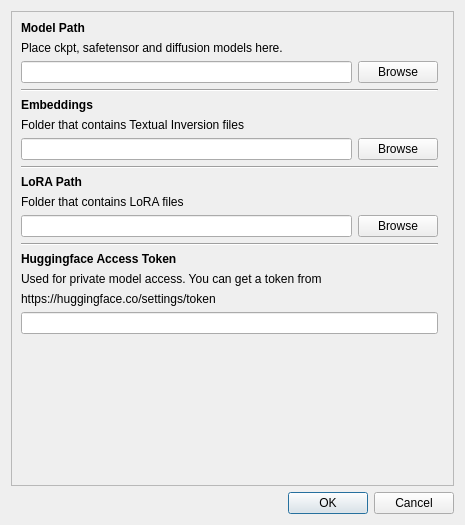
<?xml version="1.0" encoding="UTF-8"?>
<ui version="4.0">
 <class>Dialog</class>
 <widget class="QDialog" name="Dialog">
  <property name="geometry">
   <rect>
    <x>0</x>
    <y>0</y>
    <width>465</width>
    <height>525</height>
   </rect>
  </property>
  <property name="minimumSize">
   <size>
    <width>0</width>
    <height>525</height>
   </size>
  </property>
  <property name="windowTitle">
   <string>Dialog</string>
  </property>
  <layout class="QGridLayout" name="gridLayout">
   <item row="1" column="0">
    <widget class="QDialogButtonBox" name="buttonBox">
     <property name="orientation">
      <enum>Qt::Horizontal</enum>
     </property>
     <property name="standardButtons">
      <set>QDialogButtonBox::Cancel|QDialogButtonBox::Ok</set>
     </property>
    </widget>
   </item>
   <item row="0" column="0">
    <widget class="QFrame" name="frame">
     <property name="frameShape">
      <enum>QFrame::StyledPanel</enum>
     </property>
     <property name="frameShadow">
      <enum>QFrame::Raised</enum>
     </property>
     <layout class="QGridLayout" name="gridLayout_2">
      <item row="14" column="0" colspan="2">
       <widget class="QLabel" name="label_9">
        <property name="text">
         <string>https://huggingface.co/settings/token</string>
        </property>
        <property name="openExternalLinks">
         <bool>false</bool>
        </property>
       </widget>
      </item>
      <item row="6" column="0">
       <layout class="QHBoxLayout" name="horizontalLayout_2">
        <item>
         <widget class="QLineEdit" name="embeddings_path"/>
        </item>
        <item>
         <widget class="QPushButton" name="embeddings_browse_button">
          <property name="text">
           <string>Browse</string>
          </property>
         </widget>
        </item>
       </layout>
      </item>
      <item row="2" column="0">
       <layout class="QHBoxLayout" name="horizontalLayout">
        <item>
         <widget class="QLineEdit" name="sd_path"/>
        </item>
        <item>
         <widget class="QPushButton" name="browseButton">
          <property name="text">
           <string>Browse</string>
          </property>
         </widget>
        </item>
       </layout>
      </item>
      <item row="5" column="0" colspan="2">
       <widget class="QLabel" name="label_6">
        <property name="text">
         <string>Folder that contains Textual Inversion files</string>
        </property>
       </widget>
      </item>
      <item row="10" column="0">
       <layout class="QHBoxLayout" name="horizontalLayout_3">
        <item>
         <widget class="QLineEdit" name="lora_path"/>
        </item>
        <item>
         <widget class="QPushButton" name="lora_browse_button">
          <property name="text">
           <string>Browse</string>
          </property>
         </widget>
        </item>
       </layout>
      </item>
      <item row="1" column="0" colspan="2">
       <widget class="QLabel" name="label_2">
        <property name="text">
         <string>Place ckpt, safetensor and diffusion models here.</string>
        </property>
        <property name="alignment">
         <set>Qt::AlignLeading|Qt::AlignLeft|Qt::AlignTop</set>
        </property>
        <property name="wordWrap">
         <bool>true</bool>
        </property>
       </widget>
      </item>
      <item row="13" column="0" colspan="2">
       <widget class="QLabel" name="label_4">
        <property name="text">
         <string>Used for private model access. You can get a token from</string>
        </property>
        <property name="alignment">
         <set>Qt::AlignLeading|Qt::AlignLeft|Qt::AlignTop</set>
        </property>
        <property name="wordWrap">
         <bool>true</bool>
        </property>
       </widget>
      </item>
      <item row="3" column="0">
       <widget class="Line" name="line">
        <property name="orientation">
         <enum>Qt::Horizontal</enum>
        </property>
       </widget>
      </item>
      <item row="9" column="0">
       <widget class="QLabel" name="label_8">
        <property name="text">
         <string>Folder that contains LoRA files</string>
        </property>
       </widget>
      </item>
      <item row="15" column="0">
       <widget class="QLineEdit" name="hf_token"/>
      </item>
      <item row="0" column="0">
       <widget class="QLabel" name="label">
        <property name="font">
         <font>
          <bold>true</bold>
         </font>
        </property>
        <property name="text">
         <string>Model Path</string>
        </property>
       </widget>
      </item>
      <item row="16" column="0">
       <spacer name="verticalSpacer">
        <property name="orientation">
         <enum>Qt::Vertical</enum>
        </property>
        <property name="sizeHint" stdset="0">
         <size>
          <width>17</width>
          <height>98</height>
         </size>
        </property>
       </spacer>
      </item>
      <item row="7" column="0">
       <widget class="Line" name="line_2">
        <property name="orientation">
         <enum>Qt::Horizontal</enum>
        </property>
       </widget>
      </item>
      <item row="4" column="0">
       <widget class="QLabel" name="label_5">
        <property name="font">
         <font>
          <bold>true</bold>
         </font>
        </property>
        <property name="text">
         <string>Embeddings</string>
        </property>
       </widget>
      </item>
      <item row="12" column="0">
       <widget class="QLabel" name="label_3">
        <property name="font">
         <font>
          <bold>true</bold>
         </font>
        </property>
        <property name="text">
         <string>Huggingface Access Token</string>
        </property>
       </widget>
      </item>
      <item row="8" column="0">
       <widget class="QLabel" name="label_7">
        <property name="font">
         <font>
          <bold>true</bold>
         </font>
        </property>
        <property name="text">
         <string>LoRA Path</string>
        </property>
       </widget>
      </item>
      <item row="11" column="0">
       <widget class="Line" name="line_3">
        <property name="orientation">
         <enum>Qt::Horizontal</enum>
        </property>
       </widget>
      </item>
     </layout>
    </widget>
   </item>
  </layout>
 </widget>
 <resources/>
 <connections>
  <connection>
   <sender>buttonBox</sender>
   <signal>accepted()</signal>
   <receiver>Dialog</receiver>
   <slot>accept()</slot>
   <hints>
    <hint type="sourcelabel">
     <x>248</x>
     <y>254</y>
    </hint>
    <hint type="destinationlabel">
     <x>157</x>
     <y>274</y>
    </hint>
   </hints>
  </connection>
  <connection>
   <sender>buttonBox</sender>
   <signal>rejected()</signal>
   <receiver>Dialog</receiver>
   <slot>reject()</slot>
   <hints>
    <hint type="sourcelabel">
     <x>316</x>
     <y>260</y>
    </hint>
    <hint type="destinationlabel">
     <x>286</x>
     <y>274</y>
    </hint>
   </hints>
  </connection>
 </connections>
</ui>
